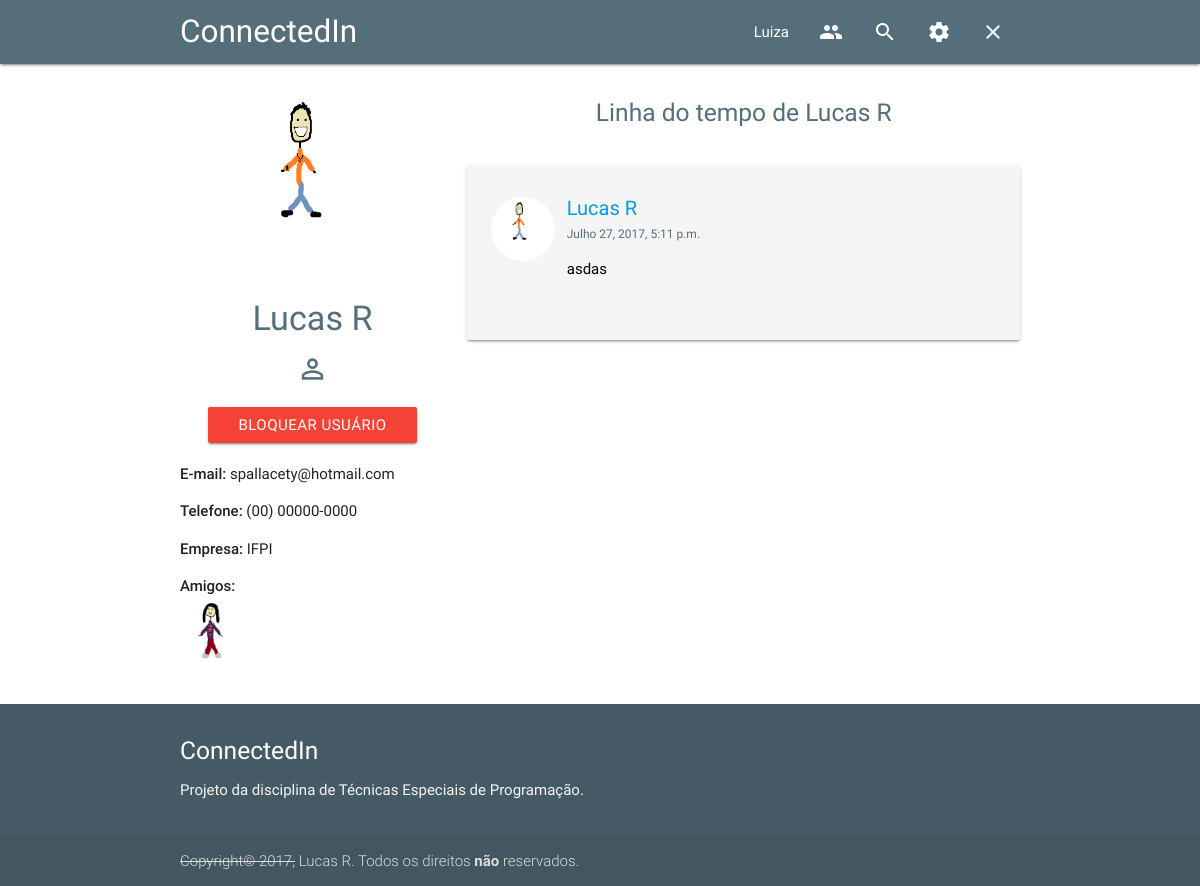
Page /perfil/1 (signed in) on the earlier database version.
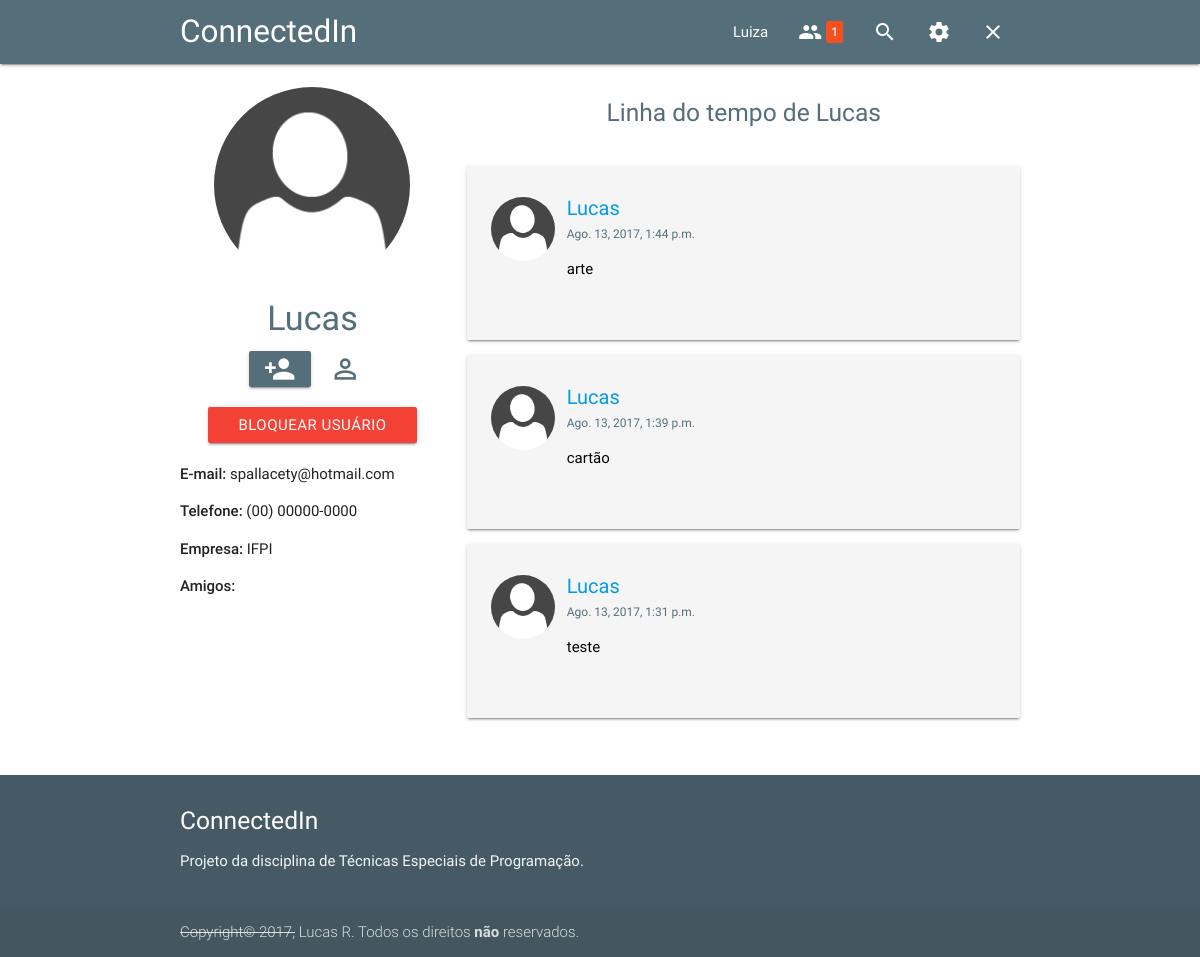
Same page on the later database version.
### perfis/models.py (models this page shows, shortened)
class Perfil(models.Model):
  QUESTOES = (
    (1, "Qual o ano de nascimento do seu pai?"),
    (2, "Qual o nome do seu animal de estimação?"),
    (3, "Onde você nasceu?"),
    (4, "Como é o nome da sua mãe?"),
  )
  nome = models.CharField(max_length=255, null=False)
  telefone = models.CharField(max_length=255, null=False)
  nome_empresa = models.CharField(max_length=255, null=False)
  amigos = models.ManyToManyField('self')
  bloqueados = models.ManyToManyField('self')
  usuario = models.OneToOneField(User, related_name='perfil')
  foto = models.ImageField(upload_to='avatars/', default='avatars/default.png', null=True)
  questao = models.CharField(max_length=1, null=False, choices=QUESTOES, default=1)
  resposta = models.CharField(max_length=128, null=False)
  desativado = models.BooleanField(default=False)
  @property
  def email(self):
    return self.usuario.email
  def obter_postagens(self):
    return Postagem.objects.filter(perfil=self, visibilidade=True).distinct().order_by('-data_edicao')

### timeline/models.py (models this page shows, shortened)
class Postagem(models.Model):
  perfil = models.ForeignKey('perfis.Perfil', on_delete=CASCADE, related_name='postagens')
  conteudo = models.CharField(max_length=256, blank=True, null=False)
  imagem = models.ImageField(upload_to='postagens/', null=True)
  data_criacao = models.DateTimeField(null=False)
  data_edicao = models.DateTimeField(null=True)
  visibilidade = models.BooleanField(default=True, null=False)

### perfis/views.py (the view)
# urls.py: url(r'^perfil/(?P<perfil_id>\d+)$', views.perfil, name='perfil'),
@login_required
def perfil(request, perfil_id):
  perfil = Perfil.objects.get(id=perfil_id)
  is_friend = perfil in get_perfil_logado(request).amigos.all()
  requesting = False
  requested = False
  blocked = False
  blocking = False
  try:
    if get_perfil_logado(request) == perfil.convites_recebidos.get(solicitante=get_perfil_logado(request)).solicitante:
      requesting = True
      convite = perfil.convites_recebidos.get(solicitante=get_perfil_logado(request))
  except:
    requesting = False
    convite = Convite()
  try:
    if perfil == get_perfil_logado(request).convites_recebidos.get(solicitante=perfil).solicitante:
      requested = True
      convite = get_perfil_logado(request).convites_recebidos.get(solicitante=perfil)
  except:
    requested = False
    convite = Convite()
  try:
    if get_perfil_logado(request) == perfil.bloqueios_feitos.get(solicitante=perfil, bloqueado=get_perfil_logado(request)).bloqueado:
      blocked = True
  except:
    blocked = False
  try:
    if perfil == get_perfil_logado(request).bloqueios_feitos.get(solicitante=get_perfil_logado(request), bloqueado=perfil).bloqueado:
      blocking = True
  except:
    blocking = False
  return render(request, 'perfil.html', {'perfil': perfil, 'perfil_logado': get_perfil_logado(request), 'is_friend': is_friend, 'requesting': requesting, 'requested': requested, 'convite': convite, 'blocked': blocked, 'blocking': blocking})

### perfis/views.py (called while the page is built)
@login_required
def get_perfil_logado(request):
  return request.user.perfil

### perfis/templates/perfil.html (shortened to what this page needs)
{% extends 'base.html' %}
{% block content %}
<br>
<div class="row">
  <div class="col s12 m4 l4">
    <div class="center">
      <img class="circle" src="{{ perfil.foto.url }}" width="196" height="196">
    </div>
    <h4 class="header center main-text">{{ perfil.nome }} </h4>
    {% if perfil_logado.id != perfil.id %}
      <div class="row center">
        {% if is_friend %}
          <a class="waves-effect waves-light btn-flat main-text tooltipped btn-convite" data-position="bottom" data-delay="50" data-tooltip="Remover amizade" href="{% url 'remover_amizade' perfil.id%}"><i class="material-icons" style="font-size:32">person_outline</i></a>
        {% elif requesting %}
          <a class="waves-effect waves-light btn-flat disabled tooltipped btn-convite" data-position="bottom" data-delay="50" data-tooltip="Solicitação enviada" href="{% url 'convidar' perfil.id%}"><i class="material-icons" style="font-size:32">person_add</i></a>
        {% elif requested %}
          <a class="waves-effect waves-light btn main-color tooltipped btn-convite" data-position="bottom" data-delay="50" data-tooltip="Aceitar a solicitação" href="{% url 'aceitar' convite.id%}"><i class="material-icons" style="font-size:32">person_add</i></a>
          <a class="waves-effect waves-light btn-flat main-text tooltipped btn-convite" data-position="bottom" data-delay="50" data-tooltip="Recusar a solicitação" href="{% url 'recusar' convite.id%}"><i class="material-icons" style="font-size:32">person_outline</i></a>
        {% else %}
          <a class="waves-effect waves-light btn main-color tooltipped btn-convite" data-position="bottom" data-delay="50" data-tooltip="Adicionar aos amigos" href="{% url 'convidar' perfil.id%}"><i class="material-icons" style="font-size:32">person_add</i></a>
        {% endif %}
      </div>
      <div class="row center">
        {% if blocking %}
          <a class="waves-effect waves-light btn red" href="{% url 'desbloquear' perfil.id%}">Desbloquear usuário</a>
        {% else %}
          <a class="waves-effect waves-light btn red" href="{% url 'bloquear' perfil.id%}">Bloquear usuário</a>
        {% endif %}
      </div>
    {% endif %}
    <p><strong>E-mail: </strong>{{ perfil.email }}</p>
    <p><strong>Telefone: </strong>{{ perfil.telefone }}</p>
    <p><strong>Empresa: </strong>{{ perfil.nome_empresa }}</p>
    <strong>Amigos:</strong>
    <br>
    {% for amigo in perfil.amigos.all %}
      <a href="{% url 'perfil' amigo.id %}" class="tooltipped" data-position="bottom" data-delay="50" data-tooltip="{{ amigo.nome }}"><img class="circle" src="{{ amigo.foto.url }}" width="64" height="64"></a>
    {% endfor %}
  </div>
  <div class="col s12 m8 l8">
    {% if not blocked %}
      <h5 class="header center main-text">Linha do tempo de {{ perfil.nome }}</h5>
      <br>
      {% if perfil.obter_postagens %}
        {% for postagem in perfil.obter_postagens %}
          <div class="card-panel grey lighten-4 black-text">
            <div class="row">
              <div class="col">
                <a href="{% url 'perfil' postagem.perfil.id %}">
                  <img class="circle" src="{{ postagem.perfil.foto.url }}" width="64" height="64">
                </a>
              </div>
              <a href="{% url 'perfil' postagem.perfil.id %}">
                <h6 class="profile-title">{{ postagem.perfil.nome }}</h6>
              </a>
              <a class="post-date">{{ postagem.data_edicao }}</a>
              <br>
              <p>{{ postagem.conteudo }}</p>
            </div>
          </div>
        {% endfor %}
      {% endif %}
    {% endif %}
  </div>
</div>
<br>
{% endblock %}

### perfis/templates/base.html (shortened to what this page needs)
{% load staticfiles %}
<html lang="pt-br">
  <head>
    <link href="{% static 'css/materialize.css' %}" type="text/css" rel="stylesheet" media="screen,projection"/>
    <link href="{% static 'css/style.css' %}" type="text/css" rel="stylesheet" media="screen,projection"/>
  </head>
  <body>
    <nav class="blue-grey darken-1" role="navigation">
      <div class="nav-wrapper container">
        <a id="logo-container" href="/" class="brand-logo">ConnectedIn</a>
        <ul class="right hide-on-med-and-down">
          <li><a href="{% url 'perfil' perfil_logado.id %}">{{ perfil_logado.nome }}</a></li>
          <li>
            <a class="dropdown-button valign-wrapper" data-activates="dropdownConvites">
              <i class="material-icons">people</i>
              {% if perfil_logado.convites_recebidos.count %}
                <span class="new badge">{{ perfil_logado.convites_recebidos.count }}</span>
              {% endif %}
            </a>
          </li>
          <li><a href="{% url 'buscar' %}" class="tooltipped" data-position="bottom" data-delay="50" data-tooltip="Buscar usuários"><i class="material-icons">search</i></a></li>
          <li><a class="dropdown-button tooltipped" data-position="bottom" data-delay="50" data-tooltip="Configurações" data-activates="dropdownConfig"><i class="material-icons">settings</i></a></li>
          <li><a href="{% url 'logout' %}" class="tooltipped" data-position="bottom" data-delay="50" data-tooltip="Logout"><i class="material-icons">close</i></a></li>
        </ul>
      </div>
    </nav>
    <div class="container">
      {% block content %}
      {% endblock %}
    </div>
    <footer class="page-footer blue-grey darken-2">
      <div class="container">
        <div class="row">
          <div class="col">
            <h5 class="white-text">ConnectedIn</h5>
            <p class="grey-text text-lighten-4">Projeto da disciplina de Técnicas Especiais de Programação.</p>
          </div>
        </div>
      </div>
      <div class="footer-copyright">
        <div class="container">
          <strike>Copyright© 2017,</strike> Lucas R. Todos os direitos <b>não</b> reservados.
        </div>
      </div>
    </footer>
  </body>
</html>

### perfis/static/css/style.css (style rules this page uses)
.main-text { color: #546e7a !important; }
.main-color { background-color: #546e7a !important; }
.btn-convite { border: none; border-radius: 2px; display: inline-block; height: 36px; line-height: 36px; padding: 0 1rem; text-transform: uppercase; vertical-align: middle; -webkit-tap-highlight-color: transparent; }
span.badge { min-width: 1rem; padding: 0 5px; margin-left: 14px; text-align: center; font-size: 1rem; line-height: 22px; height: 22px; color: #757575; float: right; box-sizing: border-box; }
span.badge.new { font-weight: 500; font-size: 0.8rem; color: #fff; background-color: #f4511e; border-radius: 2px; }
span.badge.new:after { content: ""; }
.profile-title { font-size: 20px; }
.post-date { font-size: 12px; color: #546e7a !important; }

Differences in the rows shown:
removed Postagem: perfil.foto (picture), perfil.nome "Lucas R", data_edicao "Julho 27, 2017, 5:11 p.m.", conteudo "asdas"
changed Perfil "Luiza": convites_recebidos.count (not shown) → "1"
changed Perfil "IFPI": foto: picture removed, a placeholder shows; nome "Lucas R" → "Lucas"
now on this page (row edited): Postagem: perfil.foto (placeholder picture), perfil.nome "Lucas", data_edicao "Ago. 13, 2017, 1:44 p.m.", conteudo "arte"
now on this page (row edited): Postagem: perfil.foto (placeholder picture), perfil.nome "Lucas", data_edicao "Ago. 13, 2017, 1:39 p.m.", conteudo "cartão"
now on this page (row edited): Postagem: perfil.foto (placeholder picture), perfil.nome "Lucas", data_edicao "Ago. 13, 2017, 1:31 p.m.", conteudo "teste"
